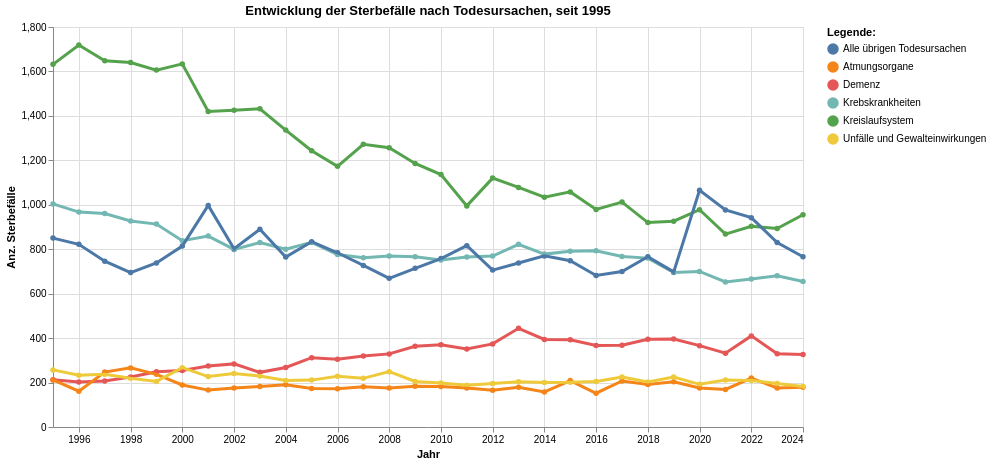

Notebook code for this chart:
### Code cell
grafik1 = mypy_dv.plot_altair_multiline_highlight(
    data = myAgg1.reset_index().sort_values('TodesursacheSpezSort_noDM', ascending=True)
    ,x = 'StichtagDatJahr:T'
    ,y = 'Sum_AnzSterWir:Q'
    ,x_beschriftung = 'Jahr'
    , y_beschriftung = 'Anz. Sterbefälle'
    ,category = "TodesursacheSpezLang_noDM:N"
    ,category_beschriftung= 'Legende:'
    ,warning_status = "ignore" #always or ignore
    ,myTitle="Entwicklung der Sterbefälle nach Todesursachen, seit "+data_min_date
)
grafik1

### Figure 1 — Vega-Lite specification as saved in the notebook (floating-point values rounded to 4 significant figures; data arrays with more than 128 entries replaced by an {"elided": "..."} marker saying what was removed)
{"config": {"view": {"continuousWidth": 300, "continuousHeight": 300}}, "layer": [{"mark": {"type": "circle"}, "encoding": {"color": {"field": "TodesursacheSpezLang_noDM", "legend": {"orient": "right", "title": "Legende:"}, "type": "nominal"}, "opacity": {"value": 1.3}, "tooltip": [{"field": "StichtagDatJahr", "type": "temporal"}, {"field": "TodesursacheSpezLang_noDM", "type": "nominal"}, {"field": "Sum_AnzSterWir", "type": "quantitative"}], "x": {"axis": {"title": "Jahr"}, "field": "StichtagDatJahr", "type": "temporal"}, "y": {"axis": {"title": "Anz. Sterbefälle"}, "field": "Sum_AnzSterWir", "type": "quantitative"}}, "name": "view_1", "title": "Entwicklung der Sterbefälle nach Todesursachen, seit 1995"}, {"mark": {"type": "line"}, "encoding": {"color": {"field": "TodesursacheSpezLang_noDM", "legend": {"orient": "right", "title": "Legende:"}, "type": "nominal"}, "size": {"condition": {"test": {"not": {"param": "param_1"}}, "value": 1.2}, "value": 3}, "tooltip": [{"field": "StichtagDatJahr", "type": "temporal"}, {"field": "TodesursacheSpezLang_noDM", "type": "nominal"}, {"field": "Sum_AnzSterWir", "type": "quantitative"}], "x": {"axis": {"title": "Jahr"}, "field": "StichtagDatJahr", "type": "temporal"}, "y": {"axis": {"title": "Anz. Sterbefälle"}, "field": "Sum_AnzSterWir", "type": "quantitative"}}, "title": "Entwicklung der Sterbefälle nach Todesursachen, seit 1995"}], "data": {"name": "data-18177f9957f90adc9cf60b59a7e3e0d4"}, "height": 400, "params": [{"name": "param_1", "select": {"type": "point", "fields": ["TodesursacheSpezLang_noDM:N"], "nearest": true, "on": "pointerover"}, "views": ["view_1"]}], "width": 750, "$schema": "https://vega.github.io/schema/vega-lite/v5.8.0.json", "datasets": {"data-18177f9957f90adc9cf60b59a7e3e0d4": {"elided": "180 records"}}}
